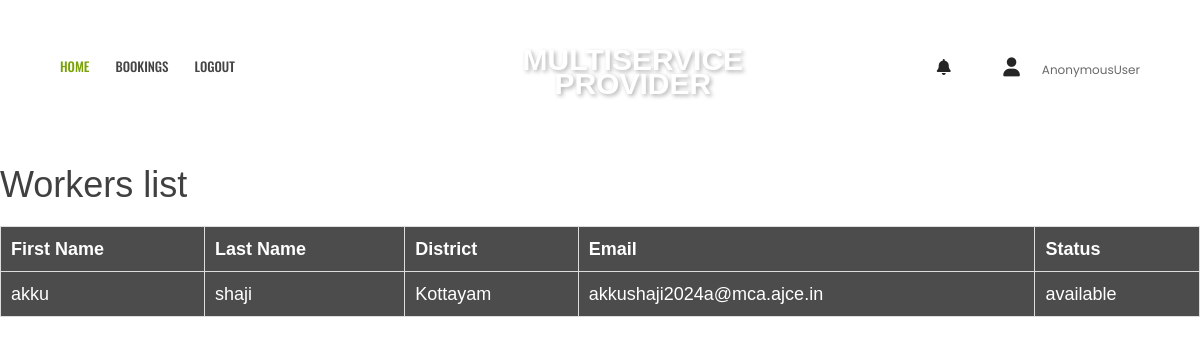
Page /provider/21/workers/ on the earlier database version.
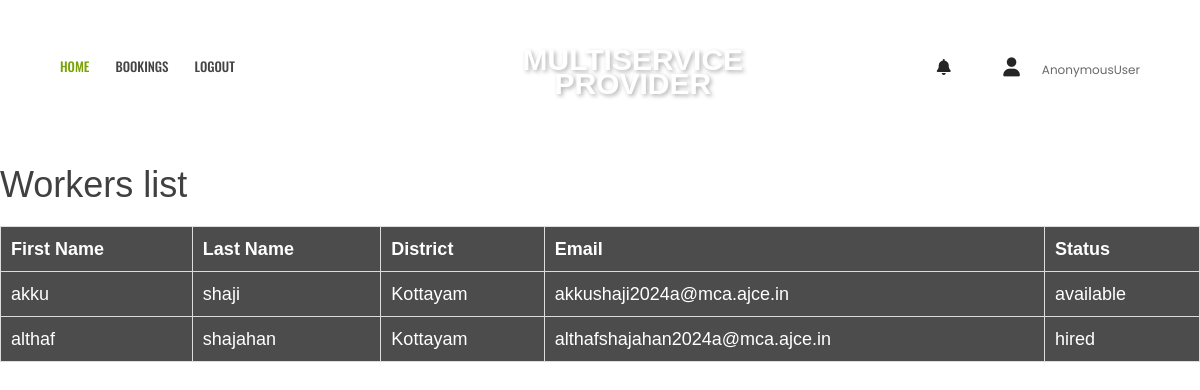
Same page on the later database version.
### app1/models.py (models this page shows)
class Worker(models.Model):
    user = models.OneToOneField(MyUser, on_delete=models.CASCADE, primary_key=True)
    provider = models.ForeignKey(ServiceProvider, on_delete=models.CASCADE)
    branchid = models.ManyToManyField(Branch)
    service_types = models.ManyToManyField(ServiceTypes)
    first_name = models.TextField(max_length=100)
    last_name = models.TextField(max_length=100)
    email = models.EmailField(unique=True)
    dob = models.DateField(null=True, blank=True)
    phone = models.CharField(max_length=12, unique=True)
    pincode = models.IntegerField()
    district = models.TextField(max_length=100)
    state = models.TextField(max_length=100)
    role = models.CharField(max_length=15)
    status = models.CharField(max_length=15)

### app1/views.py (the view)
# urls.py: path('provider/<int:userid>/workers/', views.worker_list, name='worker_list'),
def worker_list(request, userid):
    try:
        managerid=BranchManager.objects.get(user=userid)
        manager = BranchManagerAssignment.objects.get(manager=managerid)
        branch_id = manager.branch
        workers = Worker.objects.filter(branchid=branch_id)
        return render(request, 'worker_list.html', {'workers': workers})
    except BranchManagerAssignment.DoesNotExist:
        messages.error(request, "You are not assigned as a branch manager.")
        return redirect('home')

### app1/templates/worker_list.html (shortened to what this page needs)
{% load static %}
<!doctype html>
<html class="no-js" lang="en">
<head>
        <link rel="stylesheet" href="{% static 'userassets/css/bootstrap.min.css' %}">
        <link rel="stylesheet" href="{% static 'userassets/css/font-awesome.min.css' %}">
        <link rel="stylesheet" href="{% static 'userassets/css/ie7.css' %}">
        <link rel="stylesheet" href="{% static 'userassets/css/plugins.css' %}">
        <link rel="stylesheet" href="{% static 'userassets/css/style.css' %}">
    </head>
    <link rel="stylesheet" href="https://cdnjs.cloudflare.com/ajax/libs/font-awesome/6.0.0/css/all.min.css" />
    <body>
        <header class="header-area header-sticky">
            <div class="header-container">
                <div class="row">
                    <div class="col-lg-5 display-none-md display-none-xs">
                        <div class="ht-main-menu">
                            <nav>
                                <ul>
                                    <li class="active"><a href="{% url 'managerpage' %}">HOME </a>
                                    </li>
                                    <li><a href="{% url 'provider_bookings' %}">Bookings</a></li>
                                    <li><a href="{% url 'user_logout' %}">Logout</a></li>
                                </ul>
                            </nav>
                        </div>
                    </div>
                    <div class="col-lg-2 col-sm-4">
                        <div class="logo text-center">
                            <a href="" class="logo-text">MULTISERVICE <span class="provider-text" style="padding-top: 30px;">PROVIDER</span></a>
                        </div>
                    </div>
                    <div class="col-lg-5 col-sm-8">
                        <div class="header-content d-flex justify-content-end">
                            <div class="settings-wrapper">
                                <a href="#"><i class="fas fa-bell"></i></a>
                            </div>
                            <div class="cart-wrapper">
                                <a href="#"><i class="fas fa-user"></i></a>
                                <span>{{request.user}}</span>
                            </div>
                        </div>
                    </div>
                </div>
            </div>
        </header>
                            <br> <br> <br> <br> <br> <br>
                            <div class="booking-box">
                                <h1>Workers list</h1>
                                <table class="workers-table">
                                    <thead>
                                        <tr>
                                            <th>First Name</th>
                                            <th>Last Name</th>
                                            <th>District</th>
                                            <th>Email</th>
                                            <th>Status</th>
                                        </tr>
                                    </thead>
                                    <tbody>
                                        {% for worker in workers %}
                                            <tr class="worker-item">
                                                <td>{{ worker.first_name }}</td>
                                                <td>{{ worker.last_name }}</td>
                                                <td>{{ worker.district }}</td>
                                                <td>{{ worker.email }}</td>
                                                <td>{{ worker.status }}</td>
                                            </tr>
                                        {% empty %}
                                            <tr>
                                                <td colspan="5" class="no-workers">No available workers</td>
                                            </tr>
                                        {% endfor %}
                                    </tbody>
                                </table>
                            </div>
    </body>
</html>

Differences in the rows shown:
added Worker: first_name "althaf", last_name "shajahan", district "Kottayam", email "althafshajahan2024a@mca.ajce.in", status "hired"
